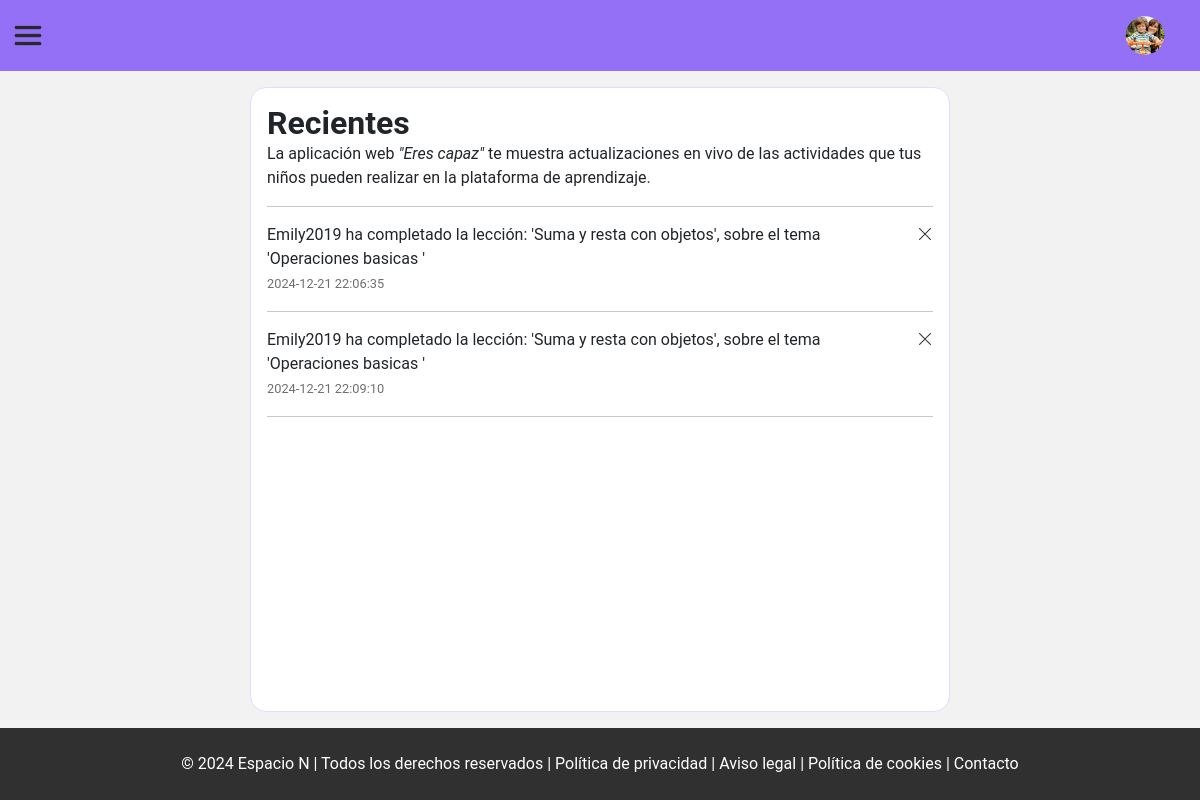
The page /view/admin/history.php (signed in) on the database its author committed.
### tables this page shows
CREATE TABLE `historiales` (
  `id_historial` int(10) NOT NULL,
  `id_nino` int(10) DEFAULT NULL,
  `id_profesional` int(10) DEFAULT NULL,
  `mensaje` varchar(250) DEFAULT NULL,
  `fecha_hora` datetime DEFAULT NULL
);

### php/admin/showHistorys.php (the view, shortened to what this page needs)
<?php
function showHistorys($showPageLearn = false)
{
    include './../../php/connectionBD.php';
    try {
        $showPageLearn == true ? $sqlHistorial = "SELECT id_historial, mensaje, fecha_hora from historiales WHERE id_profesional = :id ORDER BY fecha_hora DESC LIMIT 3 "
            : $sqlHistorial = "SELECT id_historial, mensaje, fecha_hora from historiales WHERE id_profesional = :id ";
        $id_profesional = $_SESSION["id_profesional"];
        $query = $pdo->prepare($sqlHistorial);
        $query->bindParam('id', $id_profesional, PDO::PARAM_INT);
        $query->execute();
        $results = $query->fetchAll(PDO::FETCH_ASSOC);
        if ($query->rowCount() > 0) {
            if ($showPageLearn == true) {
                $count = 0;
                foreach ($results as $value) {
                    $count++;
                    echo "<div class='d-flex'>
                <div class='d-flex  flex-column'>
                            <p class='m-0'>" . $value["mensaje"] . "</p>
                            <small  style='color: #6f6f6f;'> " . $value["fecha_hora"] . " </small>
                </div>
                 <button type='button' class='deleteH dropdown-toggle dropdown-toggle-split' data-bs-toggle='dropdown'
                                aria-expanded='false'>
                                <span class='visually-hidden'>Toggle Dropdown</span>
                            </button>
                            <ul class='dropdown-menu'>
                                <li><a class='dropdown-item' href='./../../php/admin/deleteHistory.php?id=" . $value["id_historial"] . "'><i class='bi bi-trash'></i> Borrar</a></li>
                            </ul>
                </div><hr>";
                    if ($count > 3) {
                        echo "<small> <a href='./history.php'> Ver todas</a></small>";
                    }
                }
            } else {
                foreach ($results as $value) {
                    echo "<div class='d-flex gap-1'>
                        <div style='  flex-grow: 1;'>
                            <p class='m-0'>
                                " . $value["mensaje"] . "
                            </p>
                            <small  style='color: #6f6f6f;'> " . $value["fecha_hora"] . " </small>
                        </div>
                        <div>
                            <a href='./../../php/admin/deleteHistory.php?id=" . $value["id_historial"] . "' class='deteleHistory'>
                                <i class='bi bi-x-lg'></i>
                            </a>
                        </div>
                    </div>
                <hr>";
                }
            }
        } else {
            echo "<div> No se han encontrado historiales registrados </div>";
        }
    } catch (PDOException $ex) {
        echo $ex;
    }
}
?>

### css/components/semanticTag.css (style rules this page uses)
body { display: flex; flex-direction: column; width: 100vw; height: 100vh; background-size: contain; background-repeat: repeat; font-family: "Roboto", sans-serif; font-weight: 100; font-style: normal; font-weight: 400; }

### css/admin/helpReportsActivity.css (style rules this page uses)
a { margin: 0.5rem 0rem; display: block; color: var(--colorBlack); text-decoration: none; }
.deteleHistory { margin: 0rem !important; }

### rows shown on the page
historiales: mensaje "Emily2019 ha completado la lección: 'Suma y resta con objetos', sobre el tema 'Operaciones basicas '", fecha_hora "2024-12-21 22:06:35"
historiales: mensaje "Emily2019 ha completado la lección: 'Suma y resta con objetos', sobre el tema 'Operaciones basicas '", fecha_hora "2024-12-21 22:09:10"
